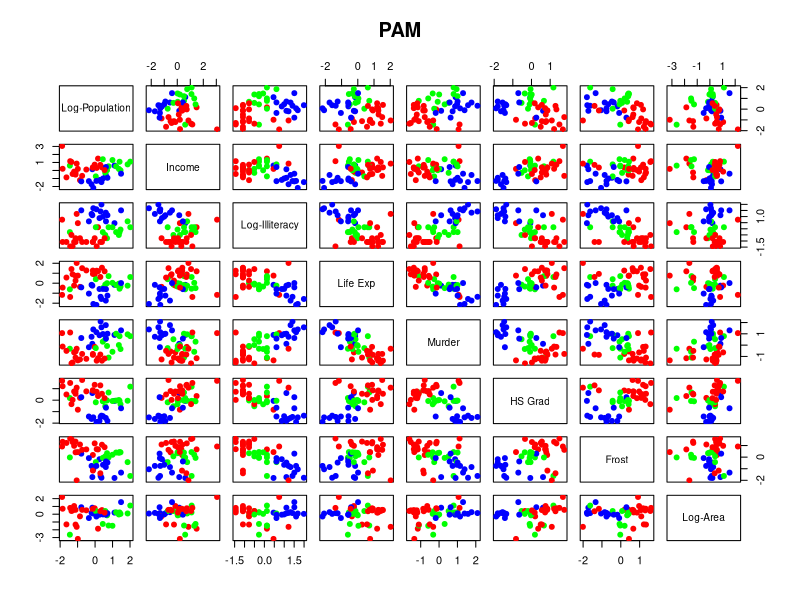
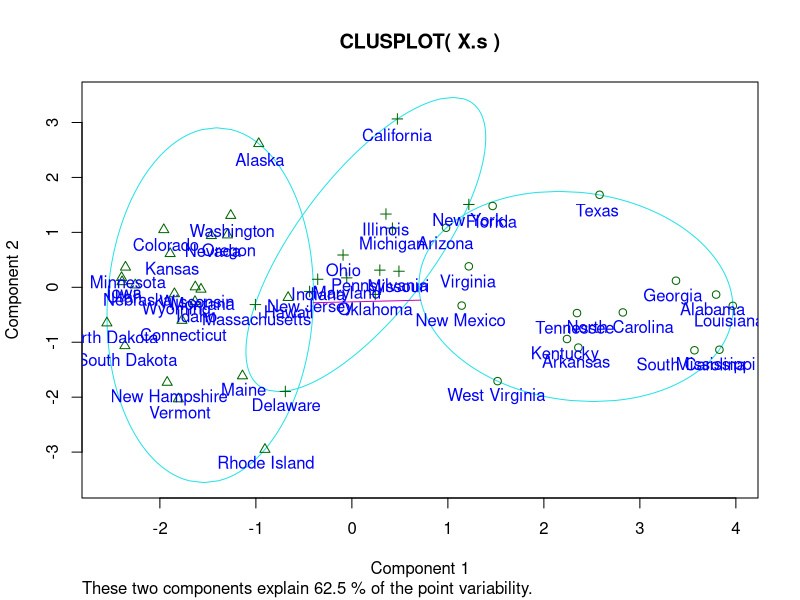
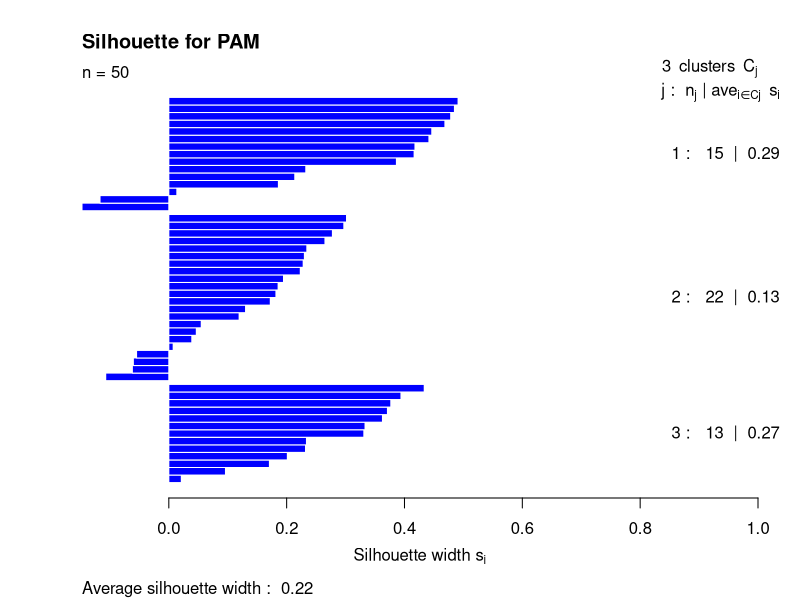

The R script that drew these images, in order:
## ---- chunk 1
knitr::opts_chunk$set(echo = TRUE)
## ---- chunk 2
library(knitr)
library(cluster)
X<-as.data.frame(state.x77)
kable(X)
## ---- chunk 3
dim(X)
str(X)
## ---- chunk 4
X[,1]<-log(X[,1])
colnames(X)[1]<-"Log-Population"

X[,3]<-log(X[,3])
colnames(X)[3]<-"Log-Illiteracy"

X[,8]<-log(X[,8])
colnames(X)[8]<-"Log-Area"
## ---- chunk 5
n<-dim(X)[1]
p<-dim(X)[2]
X.s<-scale(X)
## ---- chunk 6
pam.3<-pam(X.s,3)
cl.pam<-pam.3$clustering
cl.pam
## ---- chunk 7
col.cluster<-c("blue","red","green")[cl.pam]
pairs(X.s, col=col.cluster, main="PAM", pch=19)
## ---- chunk 8
clusplot(X.s,cl.pam)
text(princomp(X.s)$scores[,1:2],
     labels=rownames(X.s),pos=1, col="blue")
## ---- chunk 9
dist.Euc<-dist(X.s, method = "euclidean")
Sil.pam<-silhouette(cl.pam, dist.Euc)
## ---- chunk 10
plot(Sil.pam, main="Silhouette for PAM", 
     col="blue")
